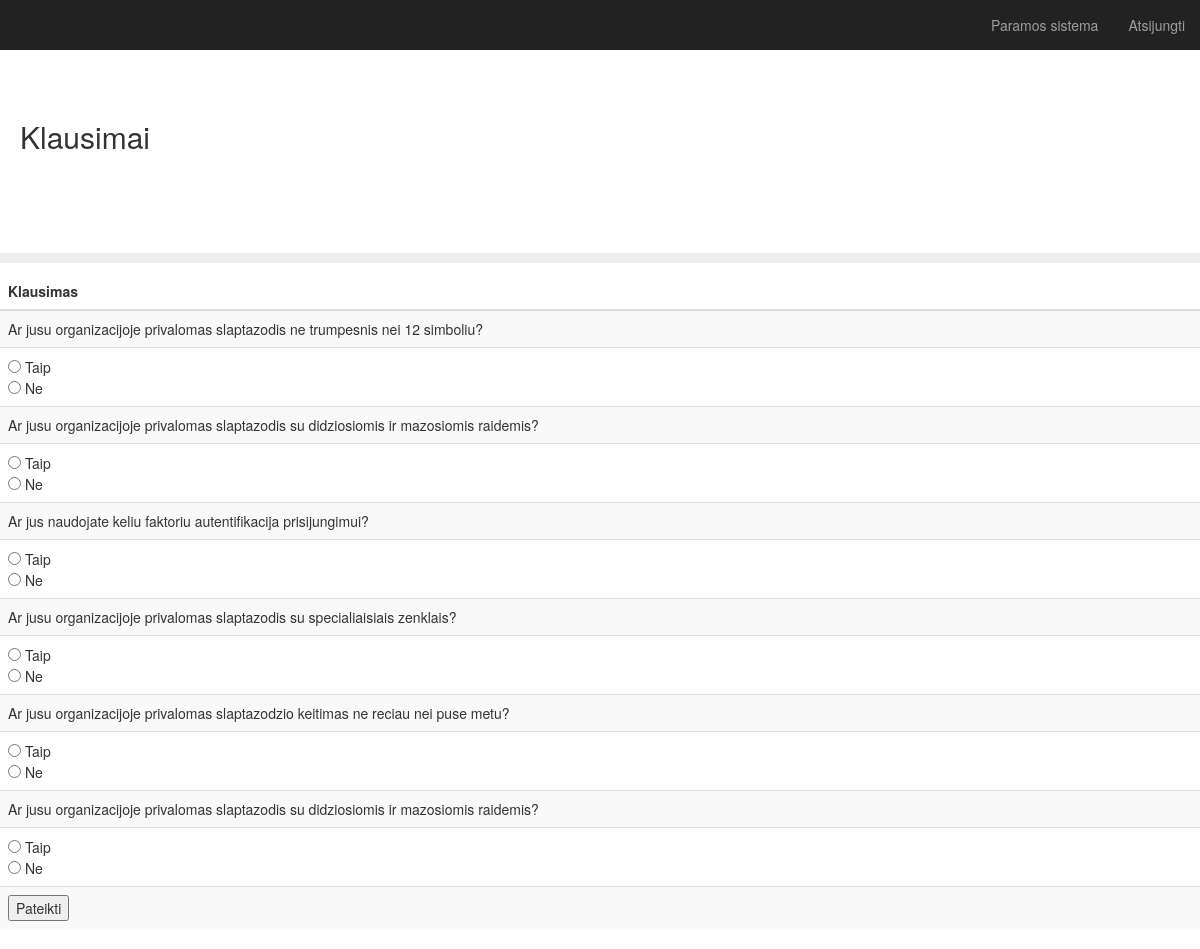
The page /survey on the database its author committed.
### app.py (models this page shows)
class Question(db.Model):
    id = db.Column(db.Integer, primary_key=True)
    question = db.Column(db.String(200), nullable=False)
    impact = db.Column(db.Integer, nullable=False)
    likelihood = db.Column(db.Integer, nullable=False)
    date_created = db.Column(db.DateTime, default=datetime.utcnow)

### app.py (the view)
@app.route('/survey', methods=['POST', 'GET'])
def survey():
    if request.method == 'POST':
        for key, value in request.form.items():
            row = Question.query.get_or_404(key)
            print(row)
        return redirect('/survey')
    else:
        rows = Question.query.order_by(Question.date_created).all()
        return render_template('survey.html', rows=rows)

### templates/survey.html (shortened to what this page needs)
{% extends "bootstrap/base.html" %}
{% block styles %}
{{super()}}
<link rel="stylesheet" href="{{url_for('.static', filename='main.css')}}">
{% endblock %}
{% block content %}
    <nav class="navbar navbar-inverse navbar-fixed-top">
      <div class="container-fluid">
        <div id="navbar" class="navbar-collapse collapse">
          <ul class="nav navbar-nav navbar-right">
            <li><a href="{{ url_for('survey') }}">Paramos sistema</a></li>
            <li><a href="{{ url_for('logout') }}">Atsijungti</a></li>
          </ul>
        </div>
      </div>
    </nav>
  <h2 class="sub-header">Klausimai</h2>
          <div class="table-responsive">
            <table class="table table-striped">
              <thead>
                <tr>
                  <th>Klausimas</th>
                </tr>
              </thead>
              <tbody>
                <div class="form">
                <form action="/survey" method="POST">
                {% for row in rows %}
                <tr>
                    <td>{{ row.question }}</td>
                    <tr>
                    <td><input type="radio" id="true" name = "{{ row.id }}" value = "yes"> Taip <br>
                      <input type="radio" id="false" name = "{{ row.id }}" value = "no"> Ne </td>
                    </tr>
                </tr>
                {% endfor %}
            <td><input type="submit" value="Pateikti"></td>
          </form>
        </div>
              </tbody>
{% endblock %}

### static/main.css (style rules this page uses)
body { padding-top: 50px; }
.sub-header { padding-top: 50px; padding-bottom: 100px; border-bottom: 10px solid #eee; padding-right: 20px; padding-left: 20px; }
.navbar-fixed-top { border: 0; }

### rows shown on the page
Question: question "Ar jusu organizacijoje privalomas slaptazodis ne trumpesnis nei 12 simboliu?"
Question: question "Ar jusu organizacijoje privalomas slaptazodis su didziosiomis ir mazosiomis raidemis?"
Question: question "Ar jus naudojate keliu faktoriu autentifikacija prisijungimui?"
Question: question "Ar jusu organizacijoje privalomas slaptazodis su specialiaisiais zenklais?"
Question: question "Ar jusu organizacijoje privalomas slaptazodzio keitimas ne reciau nei puse metu?"
Question: question "Ar jusu organizacijoje privalomas slaptazodis su didziosiomis ir mazosiomis raidemis?"
